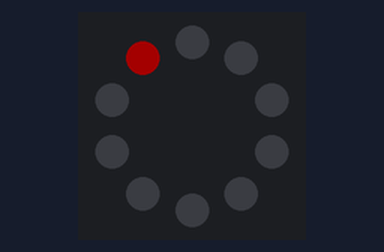
A program run on a simulated Circuit Playground running CircuitPython. Shown: the board's ring of 10 RGB LEDs (number 0 left of the top, counting anticlockwise). Dim RGB values are drawn brighter than linear.

Above: at 0.15 s.
At 0.65 s:
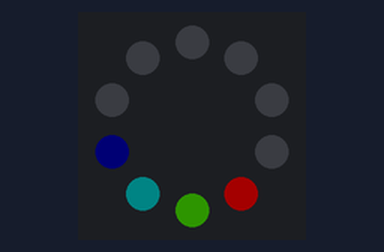
At 1.16 s:
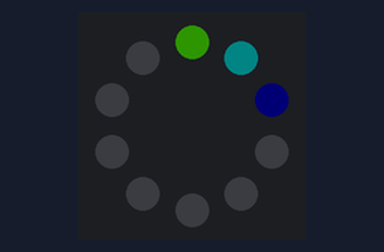
At 1.76 s:
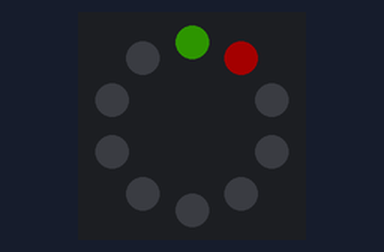
At 2.77 s:
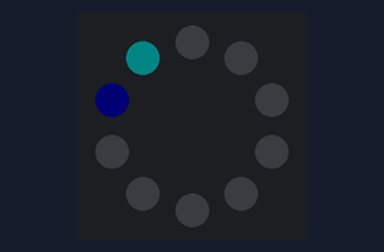
At 3.48 s:
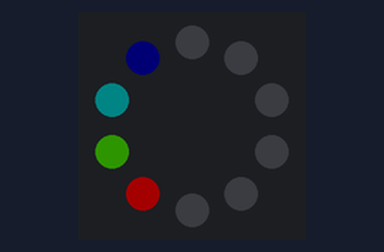

The program:

RainbowComet.py
```python
import neopixel
import board
from adafruit_led_animation.animation.rainbowcomet import RainbowComet

pixels = neopixel.NeoPixel(board.NEOPIXEL, 10, brightness=0.2, auto_write=False)

rainbow_comet = RainbowComet(pixels, speed=0.1, tail_length=4, bounce=True)

while True:
    rainbow_comet.animate()
```

Measured:
- by itself, everything shown: repeats every 3.0 s, in 28 steps
